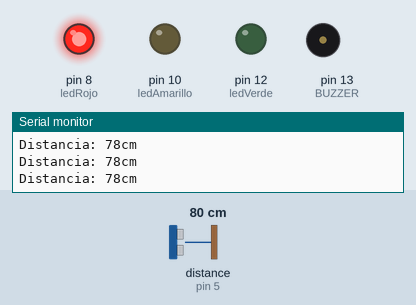
A sketch run on a simulated Arduino Uno, built with avr-gcc and run on an emulated ATmega328P. Parts: output pins drawn as LEDs (lit = HIGH), buzzer (waves = sounding), the last lines printed to the serial monitor. Wiring (inferred from the names in the program): ultrasonic range finder: trigger pin 6; echo pin 5. The inputs (shaded band) are chosen by the test bench; at power-on: distance to the obstacle (sensor on pin 5) 80 cm. The echo pulse lasts 58.3 µs per cm; pins used as bus, display or sensor lines are not drawn.

Above: at 1.3 s.
1.4 s: distance to the obstacle (sensor on pin 5) set to 34 cm
4.4 s: distance to the obstacle (sensor on pin 5) set to 28 cm
At 4.88 s:
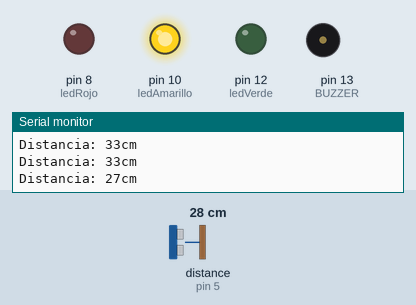
7.4 s: distance to the obstacle (sensor on pin 5) set to 13 cm
10.4 s: distance to the obstacle (sensor on pin 5) set to 10 cm
At 11.1 s:
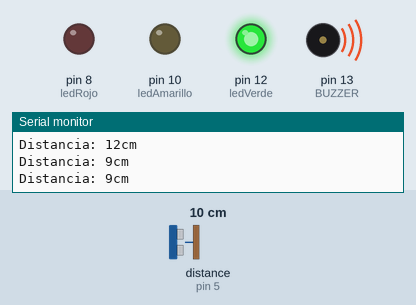
12.0 s: distance to the obstacle (sensor on pin 5) set to 60 cm
At 12.36 s:
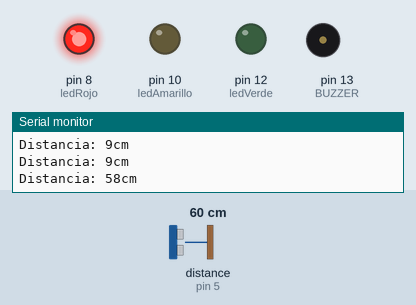
15.0 s: distance to the obstacle (sensor on pin 5) set to 2 cm
At 15.6 s:
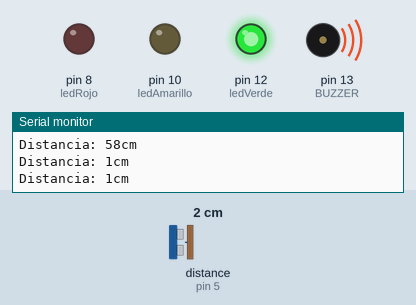
Timing chart, 0 to 17.5 s (numbered marks = the images above; inputs shaded):
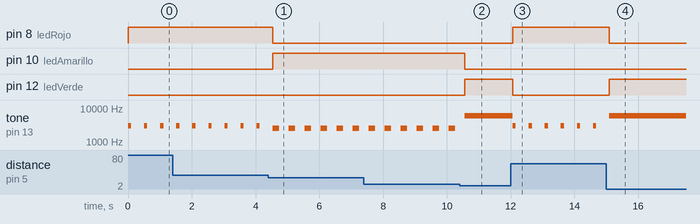

Measured:
- the behaviour switches between 31 and 30 cm on distance to the obstacle (sensor on pin 5) (found by bisection; images 0 and 1)
- the behaviour switches between 12 and 11 cm on distance to the obstacle (sensor on pin 5) (found by bisection; images 1 and 2)
- after the input at 4.4 s, pin 8 (ledRojo): HIGH → LOW after 0.14 s; pin 10 (ledAmarillo): LOW → HIGH after 0.14 s
- after the input at 10.4 s, pin 10 (ledAmarillo): HIGH → LOW after 0.16 s; pin 12 (ledVerde): LOW → HIGH after 0.16 s
- after the input at 12.0 s, pin 8 (ledRojo): LOW → HIGH after 0.07 s; pin 12 (ledVerde): HIGH → LOW after 0.07 s; tone on pin 13 (BUZZER): alternates 3000 Hz for 0.10 s and silent for 0.40 s, starting after 0.07 s
- after the input at 15.0 s, pin 8 (ledRojo): HIGH → LOW after 0.09 s; pin 12 (ledVerde): LOW → HIGH after 0.09 s
- by itself, tone on pin 13 (BUZZER): alternates 2500 Hz for 0.20 s and silent for 0.30 s

The sketch:

sketch_nov23a.ino
```cpp
#define BUZZER 13

const int Trigger = 6;
const int Echo = 5;
const int ledRojo = 8;
const int ledAmarillo = 10;
const int ledVerde = 12;
const float sonido = 34300.0; // Velocidad del sonido en cm/s
const float umbral1 = 30.0;
const float umbral2 = 20.0;
const float umbral3 = 10.0;


void setup() {
  Serial.begin(9600);
  pinMode(Trigger, OUTPUT);
  pinMode(ledRojo, OUTPUT);
  pinMode(ledAmarillo, OUTPUT);
  pinMode(ledVerde, OUTPUT);
  pinMode(Echo, INPUT);
  pinMode(BUZZER, OUTPUT);
  digitalWrite(Trigger, LOW);
  digitalWrite(ledRojo , LOW);
  digitalWrite(ledAmarillo , LOW);
  digitalWrite(ledVerde , LOW);

}

void loop()
{

  long tiempo;
  long distancia;

  digitalWrite(Trigger, HIGH);
  delayMicroseconds(10);
  digitalWrite(Trigger, LOW);

  tiempo = pulseIn(Echo, HIGH);
  distancia = tiempo / 59;

  Serial.print("Distancia: ");
  Serial.print(distancia);
  Serial.print("cm");
  distancia = tiempo * 0.000001 * sonido / 2.0;
  Serial.println();
  if (distancia >= 30)
  {
   digitalWrite(ledRojo, HIGH);
   digitalWrite(ledAmarillo, LOW);
   digitalWrite(ledVerde, LOW);
   tone(BUZZER, 3000, 100);
  }
  if (distancia >= 11 && distancia <= 29)
  {
   digitalWrite(ledRojo, LOW);
   digitalWrite(ledAmarillo, HIGH);
   digitalWrite(ledVerde, LOW);
   tone(BUZZER, 2500, 200);
  }
  if (distancia <= 10)
  {
   digitalWrite(ledRojo, LOW);
   digitalWrite(ledAmarillo, LOW);
   digitalWrite(ledVerde, HIGH);
   tone(BUZZER, 6000, 600);
  }
  delay(500);
}
```
